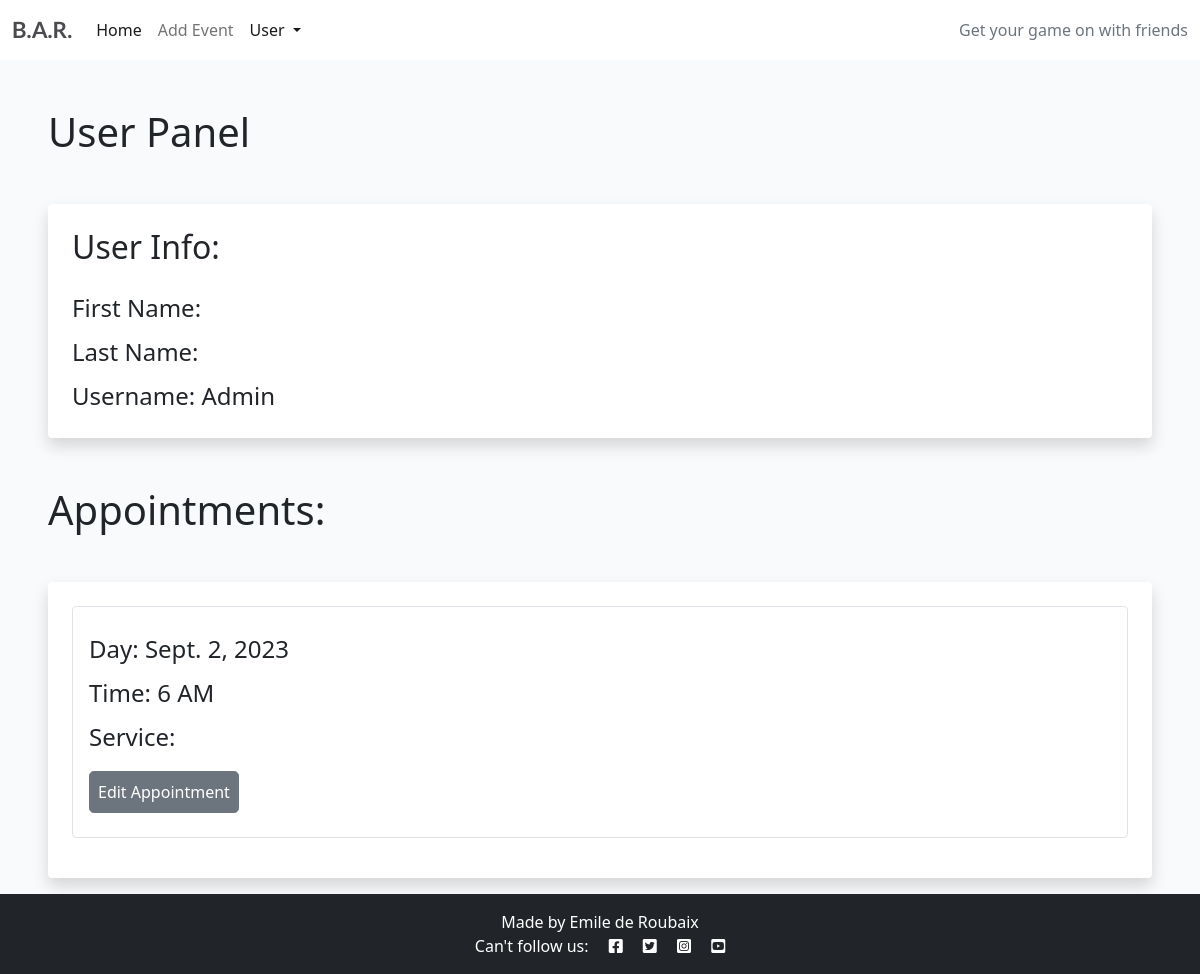
The page /user-panel (signed in) on the database as committed earlier.
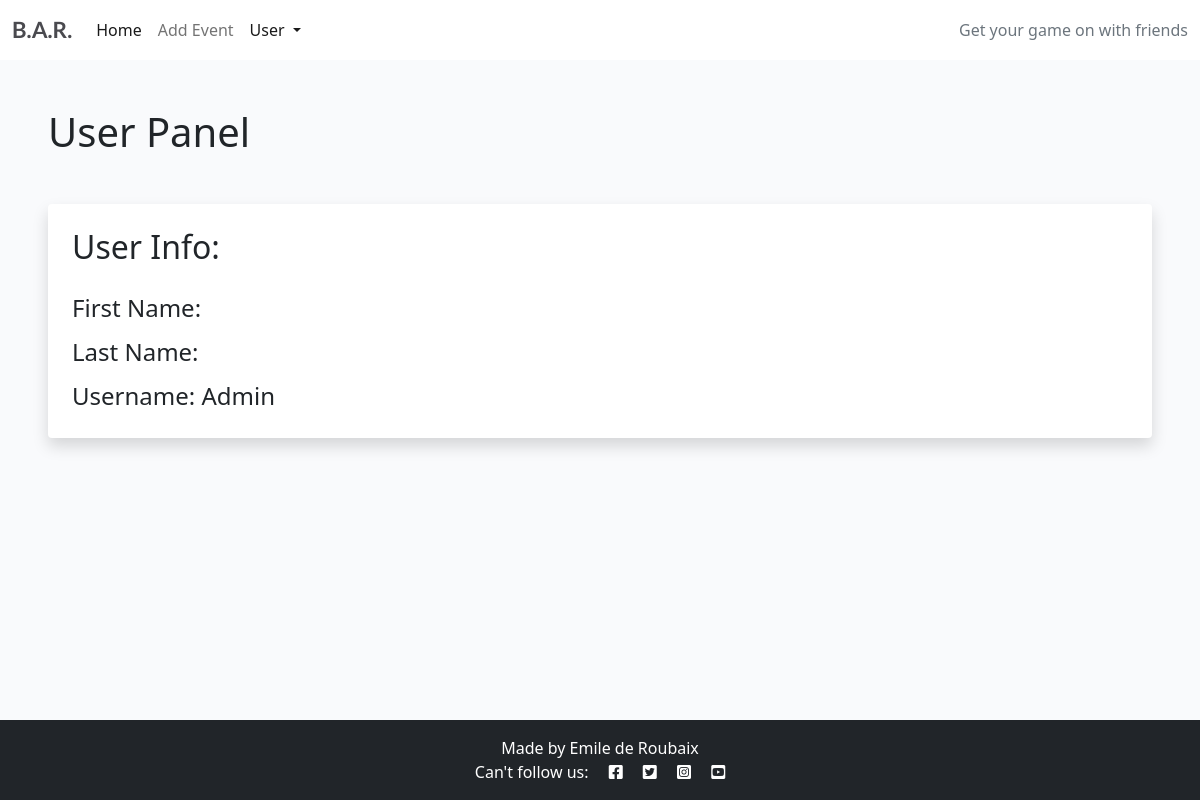
The same page on the database as committed later.
### game_dates/models.py (models this page shows, shortened)
class Appointment(models.Model):
    user = models.ForeignKey(
        User, on_delete=models.CASCADE, null=True, blank=True)
    type = models.CharField(
        max_length=50, choices=SERVICE_CHOICES, default="Online gaming")
    day = models.DateField(default=datetime.now)
    time = models.CharField(
        max_length=24, choices=TIME_CHOICES)
    updated_on = models.DateTimeField(auto_now=True)
    description = models.CharField(
        max_length=50, null=True)
    content = models.TextField()
    created_on = models.DateTimeField(auto_now_add=True)
    approved = models.BooleanField(default=True)
    class Meta:
        ordering = ["-created_on"]

### game_dates/views.py (the view)
# urls.py: path('user-panel', views.userPanel, name='userPanel'),
def userPanel(request):
    user = request.user
    appointments = Appointment.objects.filter(user=user).order_by(
        'day', 'time')
    return render(request, 'userPanel.html', {
        'user': user,
        'appointments': appointments,
    })

### game_dates/templates/userPanel.html
{% extends "base.html" %}
{% block content %}
{% if user.is_authenticated %}
<h1 class=" ms-5 mt-5 ">User Panel</h1>
<div class="shadow p-4 mb-5 bg-body bg-body rounded text-black  m-5 ">
    <h2 class="">User Info:</h2>
    <ul class="list-group fs-4 mt-3">
            <li class="list-group mt-2">First Name: {{ user.first_name }}</li>
            <li class="list-group mt-2">Last Name: {{ user.last_name }}</li>
            <li class="list-group mt-2">Username: {{ user.username }}</li>
    </ul>
</div>
{% if appointments.count > 0 %}
<div class="mt-5 ">
    <h1 class=" ms-5">Appointments:</h1>
    <div class="shadow p-4 mb-3 bg-body bg-body rounded text-black  m-5">
        {% for appointment in appointments %}
        <div class="list-group fs-4 border p-3 mb-3">
            <p class="list-group mt-2">Day: {{ appointment.day }}</p>
            <p class="list-group mt-2">Time: {{ appointment.time }}</p>
            <p class="list-group mt-2">Service: {{ appointment.service }}</p>
            <div class="mt-3 mb-2">
                <a class="btn btn-secondary rounded-3 p-2" href="{% url 'bookingUpdate' appointment.id %}">Edit Appointment</a>
            </div>
        </div>
        {% endfor %}
    </div>
</div>
{% endif %}
{% else %}
<div class="shadow p-4 mb-5 bg-body bg-body rounded text-black  m-5">
    <h1 class="p-2  ms-3">First Sign in!</h1>
    <a href="{% url 'login' %}" class="btn btn-primary text-white">Sign in</a>
</div>
{% endif %}
{% endblock %}

### game_dates/templates/base.html (shortened to what this page needs)
{% load static %}
<!DOCTYPE html>
<html class="h-100">
<head>
    <link rel="stylesheet" href="https://cdnjs.cloudflare.com/ajax/libs/font-awesome/5.15.3/css/all.min.css">
    <link href="https://cdn.jsdelivr.net/npm/bootstrap@5.0.1/dist/css/bootstrap.min.css" rel="stylesheet"
>
    <link rel="stylesheet" href="{% static 'css/style.css' %}">
</head>
<body class="d-flex flex-column h-100 main-bg">
    <nav class="navbar navbar-expand-lg navbar-light bg-white">
        <div class="container-fluid">
            <a class="navbar-brand" href="#"><span class="brand">B.A.R.</span></a>
            <div class="collapse navbar-collapse" id="navbarText">
                <ul class="navbar-nav me-auto mb-2 mb-lg-0">
                    <li class="nav-item">
                        <a class="nav-link active" aria-current="page" href="{% url 'index' %}">Home</a>
                    </li>
                    {% if user.is_authenticated %}
                    <li class="nav-item">
                        <a class="nav-link" href="{% url 'booking' %}">Add Event</a>
                    </li>
                    <li class="nav-item dropdown">
                        <a class="nav-link active dropdown-toggle cHover" href="#" role="button" data-bs-toggle="dropdown" aria-expanded="false">
                          User
                        </a>
                    </li>
                    {% endif %}
                </ul>
                <span class="navbar-text text-muted">
                    Get your game on with friends
                </span>
            </div>
        </div>
    </nav>
    <main class="flex-shrink-0 main-bg">
        {% block content %}{% endblock content %}
    </main>
    <footer class="footer mt-auto py-3 bg-dark text-white">
        <p class="m-0 text-center text-white">Made by Emile de Roubaix</p>
        <p class="m-0 text-center text-white">Can't follow us: <i class="fab fa-facebook-square ms-3"></i>
            <i class="fab fa-twitter-square ms-3"></i>
            <i class="fab fa-instagram-square ms-3"></i>
            <i class="fab fa-youtube-square ms-3"></i></p>
    </footer>
</body>
</html>

### static/css/style.css (style rules this page uses)
body { background-color: #F9FAFC; }
.brand { font-family: Lato, sans-serif; font-size: 1.4rem; font-weight: 700; color: #4A4A4F; }
.main-bg { background-color: #F9FAFC; }

Rows that differ between the two databases and show on the page:
removed Appointment: day "Sept. 2, 2023", time "6 AM"
Other text that changed with them:
text no longer shown: "Appointments:"
